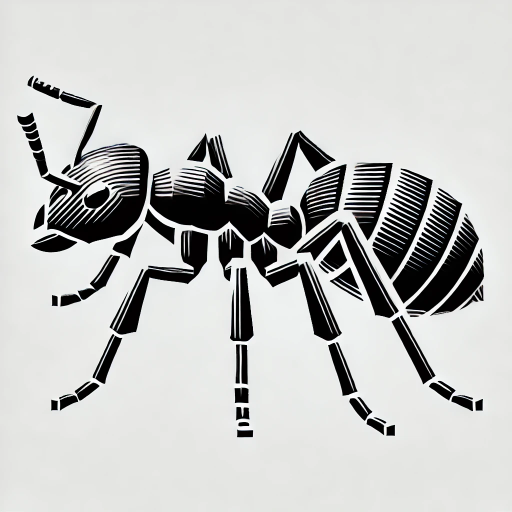
#> input picture agents/input_image.png, 1024 x 1024 px (shown at 1/2 size)
$ python -i img2stl.py   (imports and definitions only)
#> lines starting #> are read from the running program, lines starting #| are printed output that depends on the picture; after the words box and inside, x2 and y2 are one past the last pixel; in counts of white or black regions, pixels touching at a corner belong together
import numpy as np
import cv2 as cv
import trimesh as tm
from PIL import Image, ImageFilter

def image_to_stl(input_image_path, output_stl_path, base_height=15, ant_height=30, z_scale=1):
    """
    Converts an input image into a 3D STL file with an extruded base and a keychain hole.

    Parameters:
    - input_image_path: str, path to the input image
    - output_stl_path: str, path to save the STL file
    - base_height: int, height of the circular base
    - ant_height: int, height of the extruded object
    - z_scale: int, scaling factor for the extrusion
    """
#> called with input_image_path = 'input_image.png', output_stl_path = 'out.png', base_height = 15, ant_height = 30, z_scale = 1
    # Load and preprocess image
    img = Image.open(input_image_path).convert("L")
    img = img.filter(ImageFilter.GaussianBlur(radius=1))
    threshold = 128
    img = img.point(lambda p: 255 if p > threshold else 0)
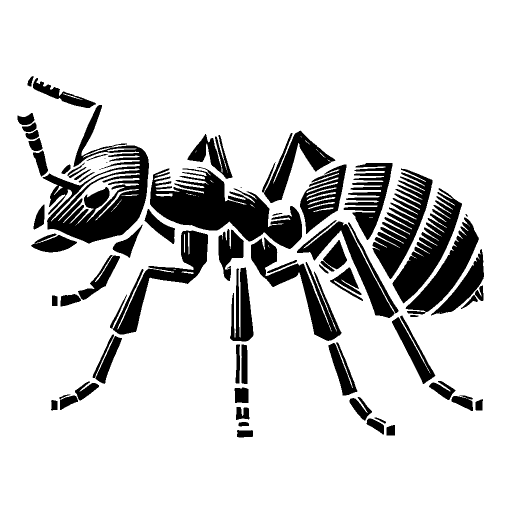
#> img: PIL image 1024x1024 L (shown at 1/2 size); 83.8% white; 71 black regions (4 under 20 px), largest, box (x1, y1, x2, y2) and area: (300, 334, 604, 498) 22338, (85, 210, 298, 487) 21895, (785, 376, 924, 607) 10639
    img = img.resize((512, 512))
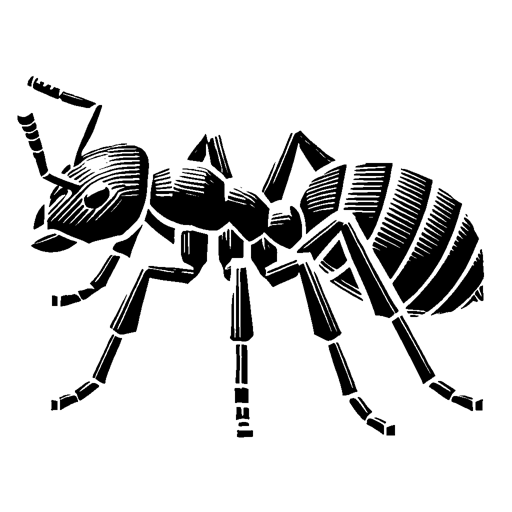
#> img: PIL image 512x512 L; min 0, max 255, mean 213.7
    pixels = np.array(img)

    # Convert image to heightmap
    height_map = np.where(pixels < threshold, ant_height, 0).astype(np.float32)
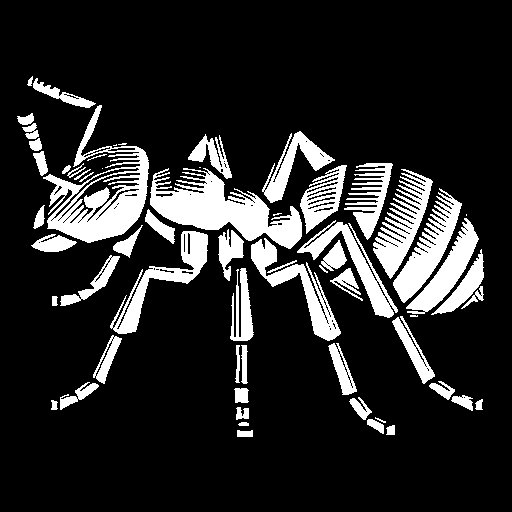
#> height_map: shape (512, 512) float32; values 0 (black) and 30 (white), 15.9% white; 62 white regions (7 under 20 px), largest, box (x1, y1, x2, y2) and area: (150, 168, 302, 249) 5546, (43, 105, 149, 243) 5344, (393, 188, 462, 303) 2633

    def create_mesh_from_heightmap(heightmap):
        """Creates a 3D mesh from a heightmap and embeds it onto a circular base, adding a keychain hole."""
        heightmap = cv.resize(heightmap, (512, 512), interpolation=cv.INTER_LANCZOS4)

        # Define circular base parameters
        center_x, center_y = 256, 256  # Center of the circular base
        base_radius = 300  # Define radius of the circular base
        hole_radius = 20  # Define radius of the keychain hole

        # Create vertices and faces for the extruded object within the circular base
        vertices = []
        faces = []

        for x in range(heightmap.shape[0] - 1):
            for y in range(heightmap.shape[1] - 1):
                distance = np.sqrt((x - center_x) ** 2 + (y - center_y) ** 2)
                if distance <= base_radius - 5:
                    v1 = (x, y, heightmap[x, y] * z_scale)
                    v2 = (x+1, y, heightmap[x+1, y] * z_scale)
                    v3 = (x, y+1, heightmap[x, y+1] * z_scale)
                    v4 = (x+1, y+1, heightmap[x+1, y+1] * z_scale)
                    vertices.extend([v1, v2, v3, v4])
                    faces.append([len(vertices)-4, len(vertices)-3, len(vertices)-2])
                    faces.append([len(vertices)-2, len(vertices)-3, len(vertices)-1])
#> after the loop, faces = 483770 items; vertices = 967540 items

#> (the run stopped early here; a loop or call above may not have finished)
